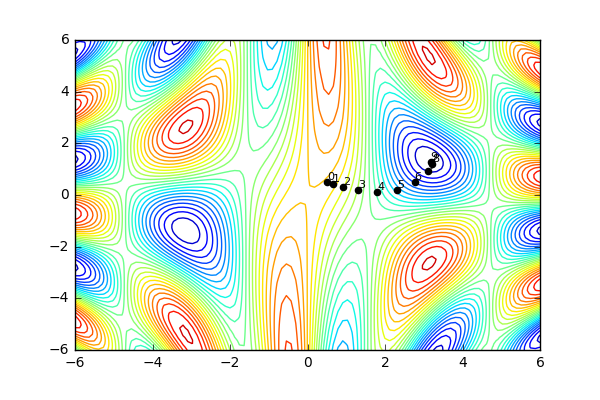

Source code (Python):
#!/usr/bin/env python2
# -*- coding: utf-8 -*-
"""
Created on Mon Nov 13 19:58:59 2017

@author: davi
"""
import numpy as np
import matplotlib.pyplot as plt

class MathFunction():
   
   def sphere(self,X):
      """
      In: numpy.array([x1,x2,...,xn])
      Out: float(f(x1,x2,...,xn))
      """
      return np.sum(X**2)
   
   def venkataraman(self,X):
      """
      In: numpy.array([x1,x2,...,xn])
      Out: float(f(x1,x2,...,xn))
      
      Source: Venkataraman, P. (2009). Applied optimization with MATLAB programming.
      """
      return 3*(np.sin(0.5+0.25*X[0]*X[1]))*np.cos(X[0])
   
   def branin(self,X):
      """
      In: numpy.array([x1,x2,...,xn])
      Out: float(f(x1,x2,...,xn))
      
      Source: https://www.sfu.ca/~ssurjano/branin.html
      """
      a=1.
      b=5.1/(4.*np.pi**2.)
      c=5./np.pi
      r=6.
      s=10.
      t=1./(8.*np.pi)
      return a*(X[1]-b*X[0]**2+c*X[0]-r)**2+s*(1-t)*np.cos(X[0])+s

class GradientDescent():
   
   def __init__(self,function):
      self.function = function
   
   def gradient(self,X):
      """
      In: numpy.array([x1,x2,...,xn])
      Out: numpy.array([dx1,dx2,...,dxn])
      """
      h = 1e-5
      derivative_array = np.empty(X.shape[0])
      for i in range(X.shape[0]):
         X_upper = np.copy(X).astype(np.float)
         X_lower = np.copy(X).astype(np.float)
         X_upper[i]+=h
         X_lower[i]-=h
         derivative_array[i] = (self.function(X_upper)-self.function(X_lower))/(2*h)
      return derivative_array
   
   def search(self,X,a,N):
      """
      In: numpy.array([x1_0,x2_0,...,xn_0]), float(learning_rate), int(iterations)
      Out: {'solution': [X_0,X_1,...,X_n], 'output': [f(X_0),f(X_1),...,f(X_n)]}
      """
      optimization_process = {'solution': [], 'output': []}
      for i in range(N):
         optimization_process['solution'].append(X)
         optimization_process['output'].append(self.function(X))
         X1 = X - a*self.gradient(X)
         X = np.copy(X1)
      return optimization_process

if __name__ == "__main__":
   
   function = MathFunction()
   optimizer = GradientDescent(function.venkataraman)
   X0 = np.array([.5,.5]) #initial guess
   optimizer_results = optimizer.search(X0,.33,10)
   
   #PLOTTING
   x1 = np.linspace(-5, 5, 100)
   x2 = np.linspace(-5, 5, 100)
   X = np.array(np.meshgrid(x1, x2))
   z = function.venkataraman(X)
   
   plt.contour(x1,x2,z,np.arange(-3.3, 3.5, .25).tolist(),cmap='jet')
   
   for i,solution in enumerate(optimizer_results['solution']):
      plt.scatter(solution[0],solution[1],c=[0,0,0],zorder=1e+3)
      plt.text(solution[0],solution[1],i,va='bottom',fontsize=8)
   
   plt.savefig('gradient_descent.png')